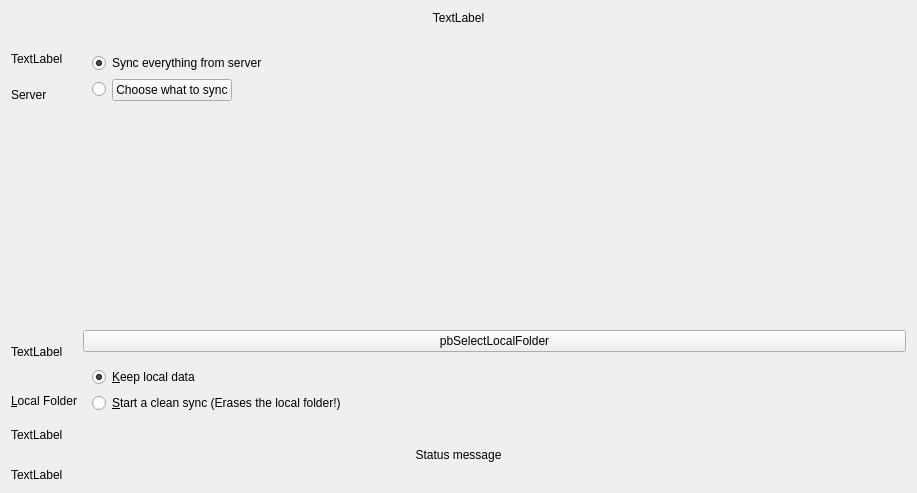
<?xml version="1.0" encoding="UTF-8"?>
<ui version="4.0">
 <class>OwncloudAdvancedSetupPage</class>
 <widget class="QWidget" name="OwncloudAdvancedSetupPage">
  <property name="geometry">
   <rect>
    <x>0</x>
    <y>0</y>
    <width>917</width>
    <height>493</height>
   </rect>
  </property>
  <property name="sizePolicy">
   <sizepolicy hsizetype="Preferred" vsizetype="Maximum">
    <horstretch>0</horstretch>
    <verstretch>0</verstretch>
   </sizepolicy>
  </property>
  <property name="windowTitle">
   <string>Form</string>
  </property>
  <layout class="QVBoxLayout" name="verticalLayout_4">
   <item>
    <widget class="QLabel" name="topLabel">
     <property name="sizePolicy">
      <sizepolicy hsizetype="Preferred" vsizetype="Fixed">
       <horstretch>0</horstretch>
       <verstretch>0</verstretch>
      </sizepolicy>
     </property>
     <property name="text">
      <string>TextLabel</string>
     </property>
     <property name="alignment">
      <set>Qt::AlignCenter</set>
     </property>
     <property name="wordWrap">
      <bool>true</bool>
     </property>
    </widget>
   </item>
   <item>
    <spacer name="verticalSpacer_2">
     <property name="orientation">
      <enum>Qt::Vertical</enum>
     </property>
     <property name="sizeType">
      <enum>QSizePolicy::Fixed</enum>
     </property>
     <property name="sizeHint" stdset="0">
      <size>
       <width>20</width>
       <height>13</height>
      </size>
     </property>
    </spacer>
   </item>
   <item>
    <layout class="QGridLayout" name="gridLayout">
     <item row="0" column="0">
      <layout class="QVBoxLayout" name="verticalLayout_2">
       <item>
        <widget class="QLabel" name="lServerIcon">
         <property name="text">
          <string>TextLabel</string>
         </property>
        </widget>
       </item>
       <item>
        <widget class="QLabel" name="lServer">
         <property name="text">
          <string>Server</string>
         </property>
        </widget>
       </item>
      </layout>
     </item>
     <item row="0" column="1">
      <widget class="QWidget" name="widget" native="true">
       <layout class="QVBoxLayout" name="verticalLayout">
        <item>
         <widget class="QRadioButton" name="rSyncEverything">
          <property name="text">
           <string>Sync everything from server</string>
          </property>
          <property name="checked">
           <bool>true</bool>
          </property>
         </widget>
        </item>
        <item>
         <layout class="QHBoxLayout" name="horizontalLayout">
          <item>
           <widget class="QRadioButton" name="rSelectiveSync">
            <property name="text">
             <string/>
            </property>
           </widget>
          </item>
          <item>
           <widget class="QPushButton" name="bSelectiveSync">
            <property name="text">
             <string>Choose what to sync</string>
            </property>
           </widget>
          </item>
          <item>
           <spacer name="horizontalSpacer">
            <property name="orientation">
             <enum>Qt::Horizontal</enum>
            </property>
            <property name="sizeHint" stdset="0">
             <size>
              <width>40</width>
              <height>20</height>
             </size>
            </property>
           </spacer>
          </item>
         </layout>
        </item>
       </layout>
      </widget>
     </item>
     <item row="1" column="1">
      <spacer name="verticalSpacer">
       <property name="orientation">
        <enum>Qt::Vertical</enum>
       </property>
       <property name="sizeHint" stdset="0">
        <size>
         <width>20</width>
         <height>40</height>
        </size>
       </property>
      </spacer>
     </item>
     <item row="2" column="1">
      <widget class="QPushButton" name="pbSelectLocalFolder">
       <property name="sizePolicy">
        <sizepolicy hsizetype="MinimumExpanding" vsizetype="Fixed">
         <horstretch>0</horstretch>
         <verstretch>0</verstretch>
        </sizepolicy>
       </property>
       <property name="text">
        <string>pbSelectLocalFolder</string>
       </property>
      </widget>
     </item>
     <item row="3" column="1">
      <widget class="QWidget" name="resolutionWidget" native="true">
       <property name="sizePolicy">
        <sizepolicy hsizetype="Preferred" vsizetype="Fixed">
         <horstretch>0</horstretch>
         <verstretch>0</verstretch>
        </sizepolicy>
       </property>
       <layout class="QFormLayout" name="formLayout_2">
        <property name="sizeConstraint">
         <enum>QLayout::SetMinimumSize</enum>
        </property>
        <property name="fieldGrowthPolicy">
         <enum>QFormLayout::ExpandingFieldsGrow</enum>
        </property>
        <item row="0" column="0" colspan="2">
         <widget class="QRadioButton" name="radioButton">
          <property name="text">
           <string>&amp;Keep local data</string>
          </property>
          <property name="checked">
           <bool>true</bool>
          </property>
         </widget>
        </item>
        <item row="1" column="0" colspan="2">
         <widget class="QRadioButton" name="cbSyncFromScratch">
          <property name="toolTip">
           <string>&lt;html&gt;&lt;head/&gt;&lt;body&gt;&lt;p&gt;If this box is checked, existing content in the local directory will be erased to start a clean sync from the server.&lt;/p&gt;&lt;p&gt;Do not check this if the local content should be uploaded to the servers directory.&lt;/p&gt;&lt;/body&gt;&lt;/html&gt;</string>
          </property>
          <property name="text">
           <string>&amp;Start a clean sync (Erases the local folder!)</string>
          </property>
          <property name="checkable">
           <bool>true</bool>
          </property>
         </widget>
        </item>
       </layout>
      </widget>
     </item>
     <item row="2" column="0" rowspan="2">
      <layout class="QVBoxLayout" name="verticalLayout_3">
       <item>
        <widget class="QLabel" name="lLocalIcon">
         <property name="text">
          <string>TextLabel</string>
         </property>
        </widget>
       </item>
       <item>
        <widget class="QLabel" name="lLocal">
         <property name="sizePolicy">
          <sizepolicy hsizetype="Minimum" vsizetype="Preferred">
           <horstretch>0</horstretch>
           <verstretch>0</verstretch>
          </sizepolicy>
         </property>
         <property name="text">
          <string>&amp;Local Folder</string>
         </property>
         <property name="buddy">
          <cstring>pbSelectLocalFolder</cstring>
         </property>
        </widget>
       </item>
      </layout>
     </item>
    </layout>
   </item>
   <item>
    <widget class="QLabel" name="errorLabel">
     <property name="text">
      <string>TextLabel</string>
     </property>
    </widget>
   </item>
   <item>
    <widget class="QLabel" name="syncModeLabel">
     <property name="text">
      <string>Status message</string>
     </property>
     <property name="alignment">
      <set>Qt::AlignCenter</set>
     </property>
     <property name="wordWrap">
      <bool>true</bool>
     </property>
    </widget>
   </item>
   <item>
    <layout class="QHBoxLayout" name="resultLayout"/>
   </item>
   <item>
    <widget class="QLabel" name="bottomLabel">
     <property name="text">
      <string>TextLabel</string>
     </property>
    </widget>
   </item>
  </layout>
 </widget>
 <resources/>
 <connections/>
</ui>
